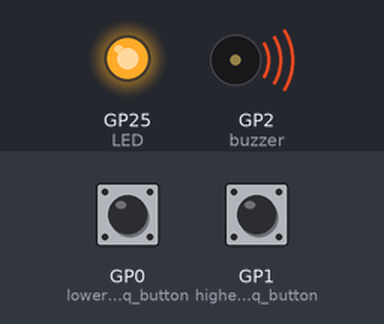
Bench run of a program on a simulated Raspberry Pi Pico running MicroPython. Parts: output pins drawn as LEDs (lit = HIGH), buzzer (waves = sounding). Inputs (shaded band) come from the test bench; at power-on: GP0 (lower_freq_button) LOW, GP1 (higher_freq_button) LOW.

Above: at 0.1 s.
At 1.1 s:
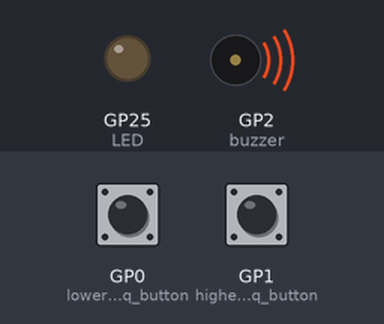
Timing chart, 0 to 2.6 s (numbered marks = the images above):
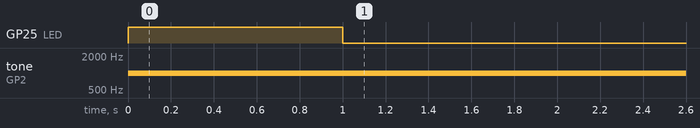

The program:

_rename_this_to_main.py_or_boot.py_.py
```python
import machine; from time import sleep

"""

Hello Github!

check the files for an image of what your board should
look like.

Thank you for downloading this!

"""

lower_freq_button = machine.Pin(0,machine.Pin.IN,
                                machine.Pin.PULL_DOWN)

higher_freq_button = machine.Pin(1,machine.Pin.IN,
                                machine.Pin.PULL_DOWN)

LED = machine.Pin(25,machine.Pin.OUT)

#PWM Output:
buzzer = machine.PWM(machine.Pin(2))
buzzer.duty_u16(2000)
freq = 1000

buzzer.freq(freq)
run = 1

LED.value(1)
sleep(1)
LED.value(0)
sleep(1)

while run == 1:


    def freq_down(pin):
        global freq
        if freq != 50:
            freq -= 50

            buzzer.freq(freq)

    def freq_up(pin):
        global freq
        global run

        freq += 50

        buzzer.freq(freq)
        if freq == 1300:
            run = 0

    lower_freq_button.irq(trigger = machine.Pin.IRQ_RISING,
                          handler = freq_down)
    higher_freq_button.irq(trigger = machine.Pin.IRQ_RISING,
                          handler = freq_up)

buzzer.duty_u16(0)
```

Measured:
- by itself, GP25 (LED): LOW → HIGH at 0.00 s, → LOW 1.0 s later
- by itself, tone on GP2 (buzzer): silent → 1000 Hz at 0.00 s
